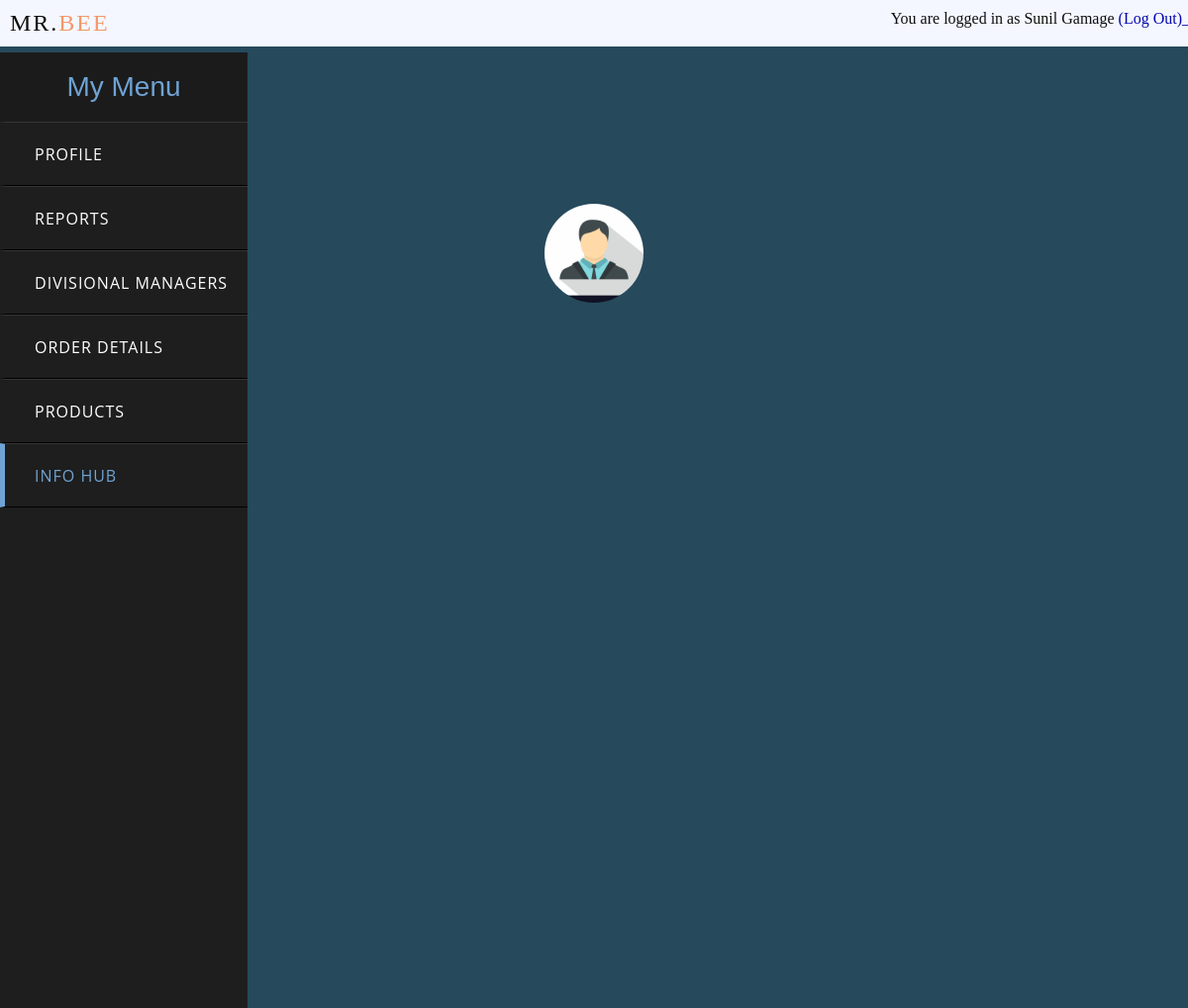
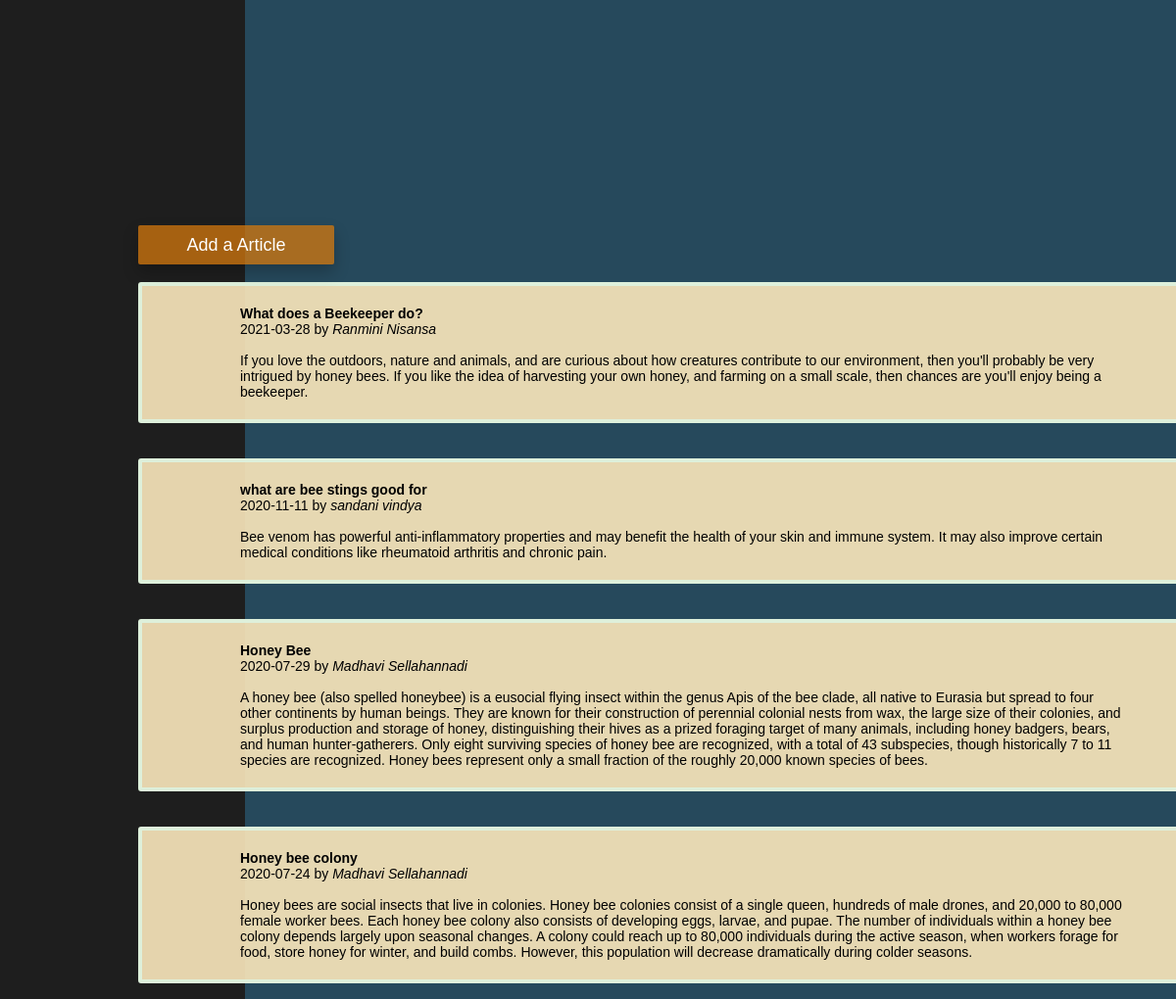
The page /src/php/manager_viewarticle.php (signed in) on the database its author committed (2 pictures, top to bottom).
### tables this page shows
CREATE TABLE `infohub` (
  `articleNo` int(10) NOT NULL,
  `userID` int(10) NOT NULL,
  `date` date NOT NULL,
  `authorname` varchar(50) NOT NULL,
  `articlename` varchar(100) NOT NULL,
  `content` varchar(1000) NOT NULL
);

### src/php/manager_viewarticle.php (the view, shortened to what this page needs)
<?php include('manager_alignments.php')?>
<?php include('manager_navbar.php')?>
    <head>
        <link rel="stylesheet" type="text/css" href="../../public/css/style_manager_homepage.css">
        <link rel="stylesheet" type="text/css" href="../../public/css/style_buttons.css">
        <link rel="stylesheet" type="text/css" href="../../public/css/style_manager_remove_dm.css">
        <link rel="stylesheet" type="text/CSS" href="../../public/css/style_infohub.css">
    </head>
    <body>
         <div class="content3" id="top">
            </br></br><br><br>
                    <form  action="manager_infohub.php" method="post" >
                        <div class="row">
                            <input type="submit" value="Add a Article" name="back">
                        </div>
                    </form>
                    <br>
         <?php
                $sql = "SELECT * FROM infohub ORDER BY date DESC";
                mysqli_query($connection, $sql);
                $result = mysqli_query($connection,$sql);
                        while($row=mysqli_fetch_assoc($result)){
                            echo '<div class="bhivecontainer">';
                            echo "<B>".$row['articlename']."</B>";
                            echo "<br>";
                            echo $row['date']." by <I>" .$row['authorname']."</I>";
                            echo "<br>";
                            echo "<br>";
                            echo $row['content'];
                            echo "</div>";
                            echo "<br>";
                            echo "<br>";
                        }?>
        </div>
	</body>
</html>

### src/php/manager_alignments.php (shortened to what this page needs)
<head>
        <link rel="stylesheet" type="text/css" href="../../public/css/style_manager_homepage.css">
        <link rel="stylesheet" type="text/css" href="../../public/css/style_buttons.css">
        <link rel="stylesheet" type="text/css" href="../../public/css/style_manager_remove_dm.css">
    </head>
<body>
    <nav>
        <header>
            <div class="webName">
                MR.<font color="#f4976c">BEE</font></a>
            </div>
            <div class="user">
                You are logged in as
                    <?php echo $_SESSION['first_name'];
                        echo $_SESSION['last_name']; ?>
                <a href="log_out.php"> (Log Out)__ </a>
            </div>
        </header>
    </nav>
</body>

### src/php/manager_navbar.php (shortened to what this page needs)
<head>
    <link rel="stylesheet" type="text/css" href="../../public/css/style_manager_homepage.css">
    <link rel="stylesheet" type="text/css" href="../../public/css/style_manager_navbar.css">
    <link rel="stylesheet" type="text/css" href="../../public/css/style_manager_remove_dm.css">
    <link rel="stylesheet" href="../../public/css/style_manager_sidenav.css">
</head>
<nav>
    <div class="welcomeBox">
        <a href="manager_home.php"><img src="../../public/img/manager2.jpg" class="icon"></a>
    </div>
</nav>
        <div class="sidebar">
            <div class="header1">My Menu</div>
            <a href="manager_home.php">
                <span>Profile</span>
            </a>
            <a href="manager_reports.php">
                <span>Reports</span>
            </a>
            <a href="manager_dm.php">
                <span>Divisional Managers</span>
            </a>
            <a href="manager_orders.php">
                <span>Order Details</span>
            </a>
            <a href="manager_products.php">
                <span>Products</span>
            </a>
            <a href="manager_viewarticle.php">
                <span>Info Hub</span>
            </a>
        </div>

### public/css/style_manager_homepage.css (style rules this page uses)
body { margin: 0; padding: 0; background-color:#26495c; background-size: cover; background-position: center; font-family: arial; }
.welcomeBox { position: fixed; width: 1300px; height: 20px; color: #FDC564; top: 16%; left: 50%; transform: translate(-50%,-50%); box-sizing: border-box; padding: 70px 30px; z-index:10; }
header { position: fixed; background-color: #f4f7ff; overflow: hidden; padding: 10px; font-family: "calibri"; width: 100%; padding: 10px 10px 10px 10px; z-index: 10; }
header .webName { float: left; font-size: 24px; color: rgb(12, 12, 12); font-weight: 600px; letter-spacing: 2px; text-transform: uppercase; }
header .user { float: right; font-size: 16px; color: rgb(15, 15, 15); }
.icon { width: 100px; height: 100px; border-radius: 50%; position: absolute; top: -50px; left: calc(50% - 50px); }
a { color: rgb(5, 7, 173); }
.welcomeBox a { text-decoration: none; color: #b2ebf3; font-weight: bold; }
.content3 { width: 1200px; height: 1000px; position: absolute; background: #fdc56400; top:82%; left:58%; display:block; transform: translate(-50%,-50%); box-sizing: border-box; padding: 5px 45px ; color: #000000; border-radius: 2%; }

### public/css/style_manager_remove_dm.css (style rules this page uses)
.content3 input[type=submit] { font-size: 18px; border: none; color: #ffffff; padding: 10px 20px 10px 20px; background-color: #d4780ec0; height: 40px; border-radius: 2px; box-shadow: 0px 8px 16px 0px rgb(0, 0, 0,0.226); width: 200px; }

### public/css/style_manager_sidenav.css (style rules this page uses)
* { margin: 0; padding: 0; text-decoration: none; }
.sidebar { position: fixed; width: 250px; top: 53px; left: 0px; height: 100%; background: #1e1e1e; transition: all .5s ease; }
.sidebar .header1 { font-size: 28px; color: #6fa3d4; line-height: 70px; text-align: center; background: #1b1b1b; user-select: none; font-family: 'Montserrat', sans-serif; }
.sidebar a { display: block; height: 65px; width: 100%; color: white; line-height: 65px; padding-left: 30px; box-sizing: border-box; border-bottom: 1px solid black; border-top: 1px solid rgba(255,255,255,.1); border-left: 5px solid transparent; font-family: 'Open Sans', sans-serif; transition: all .5s ease; }
a.active,a:hover { border-left: 5px solid #6fa3d4; color: #6fa3d4; }
.sidebar a span { letter-spacing: 1px; text-transform: uppercase; }

### public/css/style_infohub.css (style rules this page uses)
.bhivecontainer { background-color: rgba(248, 229, 187, 0.918); padding: 20px 100px 20px 100px; border: 4px solid rgb(222, 240, 219); border-radius: 3px; font-size: 14px; left:50%; }
.row:after { content: ""; display: table; clear: both; }
input[type=submit] { background-color: #2b3528; color: white; padding: 10px 18px; border: none; border-radius: 4px; cursor: pointer; float: left; }

### rows shown on the page
infohub: articlename "What does a Beekeeper do?", date "2021-03-28", authorname "Ranmini Nisansa", content "If you love the outdoors, nature and animals, and are curious about how creatures contribute to our environment, then you'll probably be very intrigued by honey bees. If you like the idea of harvesting your own honey, and farming on a small scale, then chances are you'll enjoy being a beekeeper."
infohub: articlename "what are bee stings good for", date "2020-11-11", authorname "sandani vindya", content "Bee venom has powerful anti-inflammatory properties and may benefit the health of your skin and immune system. It may also improve certain medical conditions like rheumatoid arthritis and chronic pain."
infohub: articlename "Honey Bee", date "2020-07-29", authorname "Madhavi Sellahannadi", content "A honey bee (also spelled honeybee) is a eusocial flying insect within the genus Apis of the bee clade, all native to Eurasia but spread to four other continents by human beings. They are known for their construction of perennial colonial nests from wax, the large size of their colonies, and surplus production and storage of honey, distinguishing their hives as a prized foraging target of many animals, including honey badgers, bears, and human hunter-gatherers. Only eight surviving species of honey bee are recognized, with a total of 43 subspecies, though historically 7 to 11 species are recognized. Honey bees represent only a small fraction of the roughly 20,000 known species of bees."
infohub: articlename "Honey bee colony", date "2020-07-24", authorname "Madhavi Sellahannadi", content "Honey bees are social insects that live in colonies. Honey bee colonies consist of a single queen, hundreds of male drones, and 20,000 to 80,000 female worker bees. Each honey bee colony also consists of developing eggs, larvae, and pupae. The number of individuals within a honey bee colony depends largely upon seasonal changes. A colony could reach up to 80,000 individuals during the active season, when workers forage for food, store honey for winter, and build combs. However, this population will decrease dramatically during colder seasons."

### other values the page prints
$_SESSION['first_name'] "Sunil"
$_SESSION['last_name'] "Gamage"
